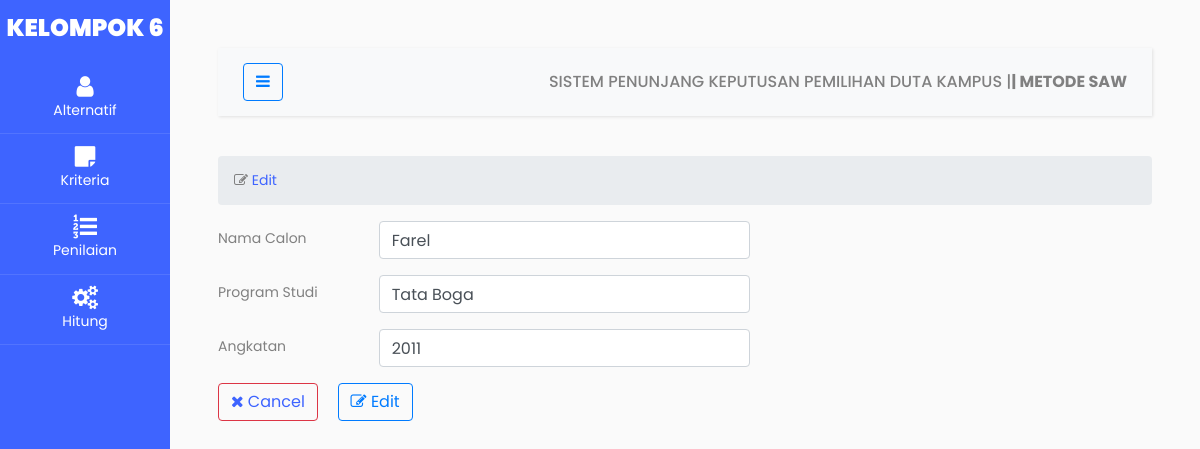
Screenshot of /alt_ubah.php?nama=Farel with the database file from the repository.
### tables this page shows
CREATE TABLE `spk_calon` (
  `nama` varchar(50) NOT NULL,
  `prodi` varchar(40) NOT NULL,
  `angkatan` varchar(30) NOT NULL
);

### alt_ubah.php (the view, shortened to what this page needs)
<!doctype html>
<html lang="en">
<?php
include 'components/head.php';
?>
<body>
    <div class="wrapper d-flex align-items-stretch">
        <?php
        include 'components/sidebar.php';
        ?>
        <div id="content" class="p-4 p-md-5">
            <?php
            include 'components/navbar.php';
            ?>
            <section id="main-content">
                <section class="wrapper">
                    <div class="row">
                        <div class="col-lg-12">
                            <ol class="breadcrumb">
                                <li><i class="fa fa-edit"></i><a href=""> Edit</a></li>
                            </ol>
                        </div>
                    </div>
                    <?php
                    include 'koneksi.php';
                    ?>
                    <form method="POST" action="">
                        <?php
                        $nama = $_GET['nama'];
                        $sql = "SELECT * FROM spk_calon WHERE nama = '$nama'";
                        $hasil = $conn->query($sql);
                        $rows = $hasil->num_rows;
                        if ($rows > 0) {
                            $row = $hasil->fetch_row();
                            $nama = $row[0];
                            $prodi = $row[1];
                            $angkatan = $row[2];
                        ?>
                            <div class="form-group row">
                                <label class="col-sm-2 col-form-label">Nama Calon</label>
                                <div class="col-sm-5">
                                    <input type="text" class="form-control" name="nama" value="<?= $nama ?>">
                                </div>
                            </div>
                            <div class="form-group row">
                                <label class="col-sm-2 col-form-label">Program Studi</label>
                                <div class="col-sm-5">
                                    <input type="text" class="form-control" name="prodi" value="<?= $prodi ?>">
                                </div>
                            </div>
                            <div class="form-group row">
                                <label class="col-sm-2 col-form-label">Angkatan</label>
                                <div class="col-sm-5">
                                    <input type="text" class="form-control" name="angkatan" value="<?= $angkatan ?>">
                                </div>
                            </div>
                            <div>
                                <button type="button" class="btn btn-outline-danger mr-3"><a href="index.php"><i class="fa fa-close"></i> Cancel</a></button>
                                <button type="edit" name="edit" class="btn btn-outline-primary"><i class="fa fa-edit"></i> Edit</button>
                            </div>
                    </form>
                <?php } ?>
                </section>
            </section>
        </div>
    </div>
</body>
</html>

### rows the page displays
spk_calon: nama "Farel", prodi "Tata Boga", angkatan "2011"
